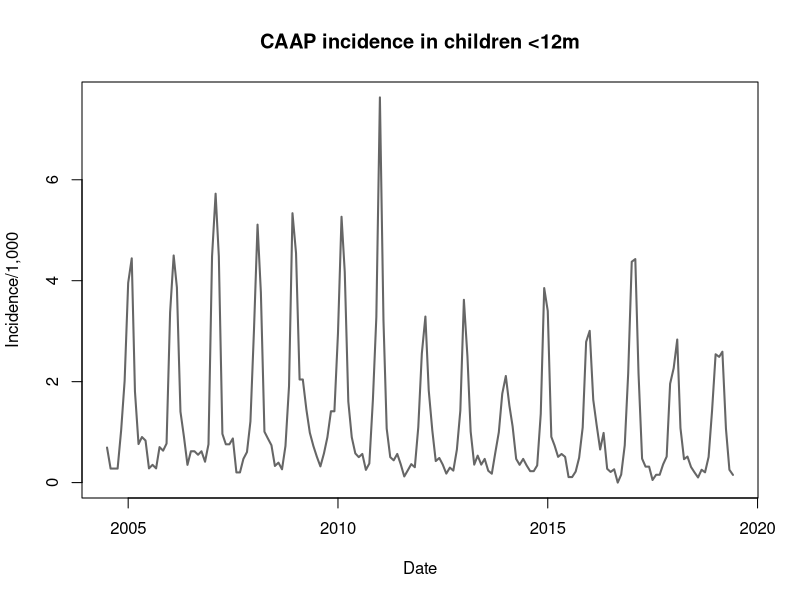
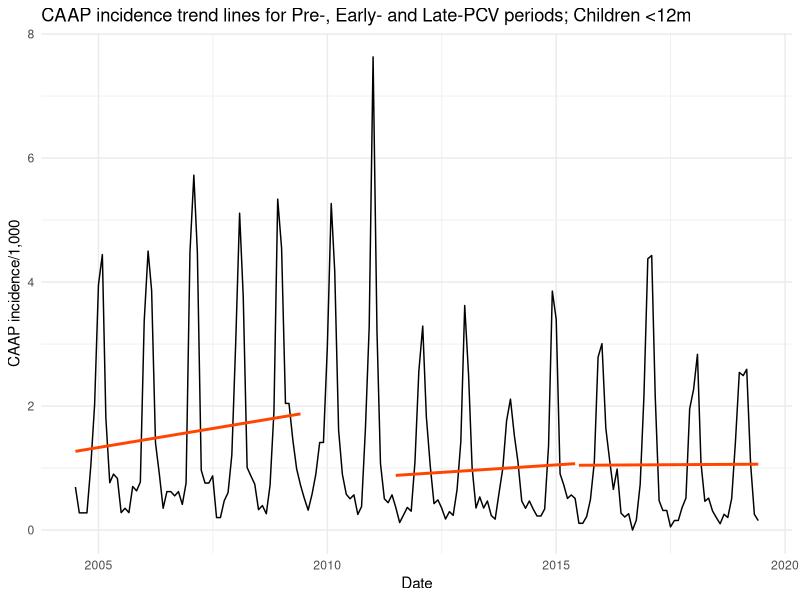
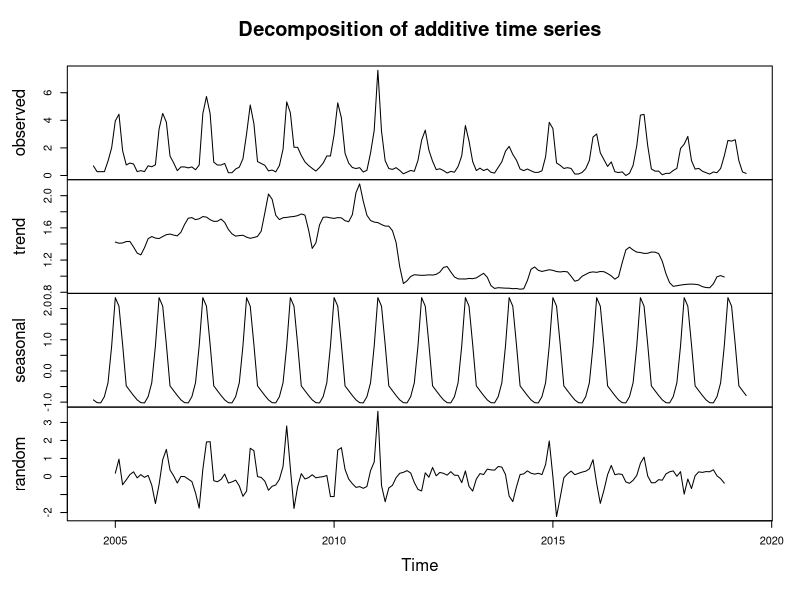
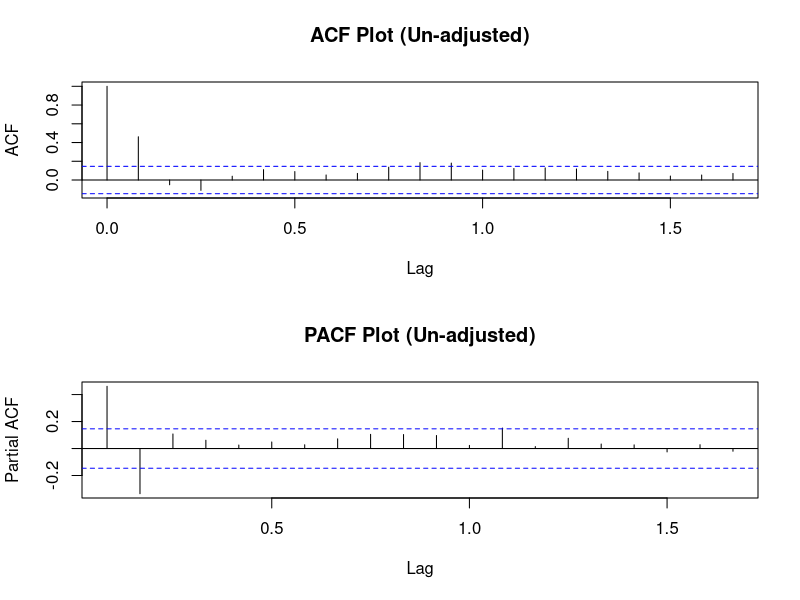
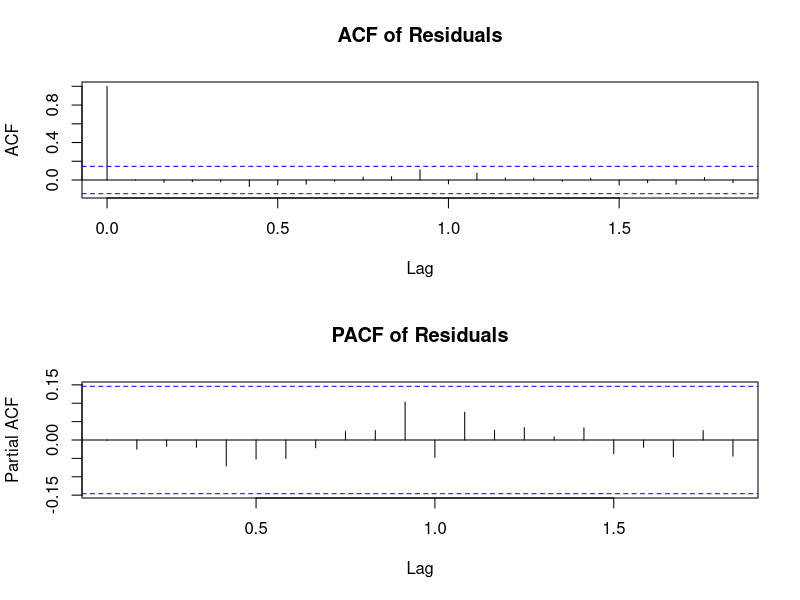
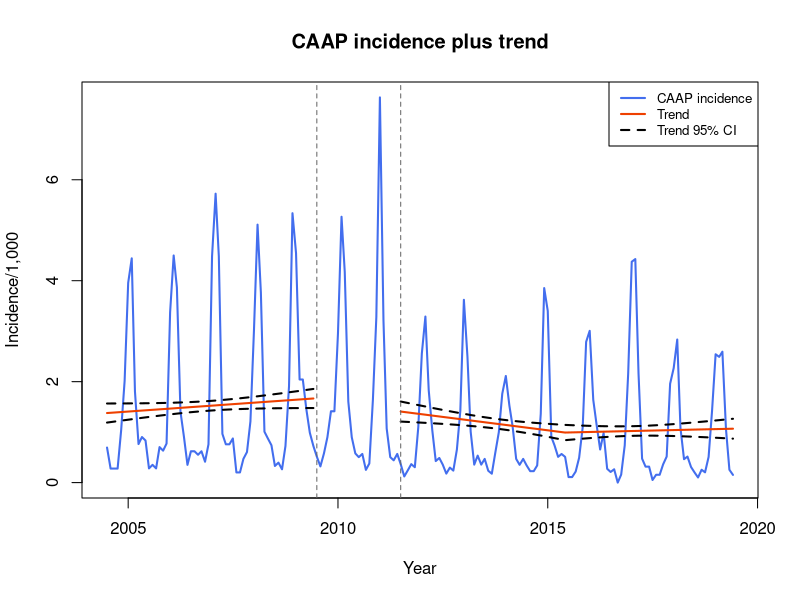
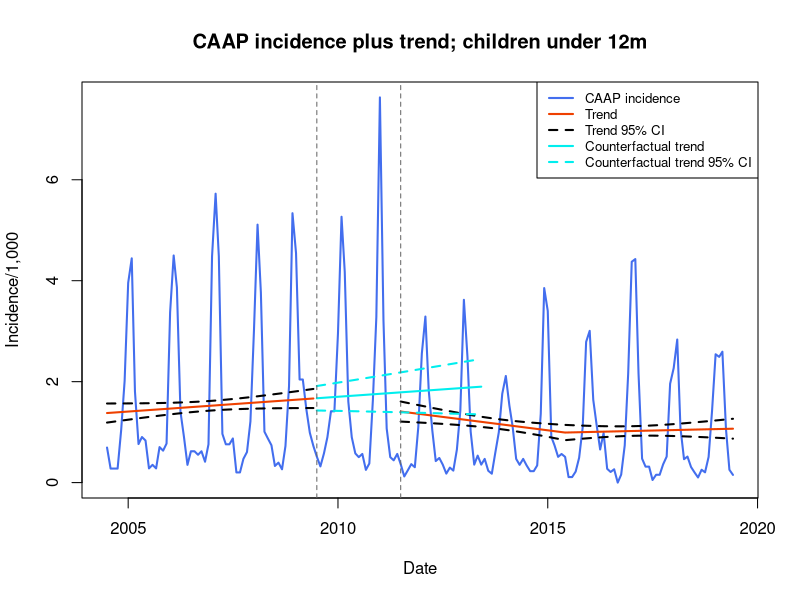

Write R code to recreate these figures, in order.

#Last date changed: 16-02-2024

library(ggplot2)
library(dplyr)
library(forecast)
library(zoo)



# Read data
CAAP_12 = read.csv("CAAP under 12 months.csv")

head(CAAP_12)

str(CAAP_12)

# Change Excel dates to R dates
CAAP_12$Date <- as.Date(CAAP_12$Date)

str(CAAP_12)

# Sort by Date
CAAP_12 <- CAAP_12[order(CAAP_12$Date),]

# Line plot of the raw data
plot(CAAP_12$Date, CAAP_12$Inc_CAAP_12, type = "l", col = "grey40", lwd = 2,
     xlab = "Date", ylab = "Incidence/1,000", main = "CAAP incidence in children <12m")

# Plot trends in the Pre-, Early- and Late-PCV periods
plot <- ggplot(data = CAAP_12, aes(x = Date, y = Inc_CAAP_12)) +
  geom_line() +
  
  # Add trend lines for Pre-, Early- and Late-PCV periods
  
  geom_smooth(data = subset(CAAP_12, Date >= as.Date("2004-07-01") & Date <= as.Date("2009-06-30")),
              method = "lm", formula = y ~ poly(x, 1), se = FALSE, color = "orangered") +
  geom_smooth(data = subset(CAAP_12, Date >= as.Date("2011-07-01") & Date <= as.Date("2015-06-30")),
              method = "lm", formula = y ~ poly(x, 1), se = FALSE, color = "orangered") +
  geom_smooth(data = subset(CAAP_12, Date >= as.Date("2015-07-01") & Date <= as.Date("2019-06-30")),
              method = "lm", formula = y ~ poly(x, 1), se = FALSE, color = "orangered") +
  
  
  labs(title = "CAAP incidence trend lines for Pre-, Early- and Late-PCV periods; Children <12m",
       x = "Date",
       y = "CAAP incidence/1,000") +
  theme_minimal()

print(plot)



# Variable first intervention (July 2011)
CAAP_12$Interv_1 <- ifelse(CAAP_12$Date >= as.Date("2004-07-01") & CAAP_12$Date < as.Date("2009-07-01"), 0,
                           ifelse(CAAP_12$Date >= as.Date("2009-07-01") & CAAP_12$Date < as.Date("2011-07-01"), NA,
                                  ifelse(CAAP_12$Date >= as.Date("2011-07-01") & CAAP_12$Date < as.Date("2019-07-01"), 1, NA)))

# Variable time from first intervention (July 2011)
CAAP_12 <- CAAP_12 %>%
  mutate(Time_Interv_1 = case_when(
    between(Date, as.Date("2004-07-01"), as.Date("2009-06-01")) ~ 0,
    between(Date, as.Date("2009-07-01"), as.Date("2011-06-01")) ~ NA_real_,
    between(Date, as.Date("2011-07-01"), as.Date("2019-06-01")) ~ row_number() - 84
  ))


# Variable time from stable CAAP incidence point (July 2015)
CAAP_12 <- CAAP_12 %>%
  mutate(Time_Interv_2 = case_when(
    between(Date, as.Date("2004-07-01"), as.Date("2009-06-01")) ~ 0,
    between(Date, as.Date("2009-07-01"), as.Date("2011-06-01")) ~ NA_real_,
    between(Date, as.Date("2011-07-01"), as.Date("2015-06-01")) ~ 0,
    between(Date, as.Date("2015-07-01"), as.Date("2019-06-01")) ~ row_number() - 132
  ))

# Convert CAAP incidence to time series object
ts_CAAP_12 <- ts(CAAP_12$Inc_CAAP_12, start = c(2004, 7), frequency = 12)

str(ts_CAAP_12)


# Decompose the time series
decomposition <- decompose(ts_CAAP_12)

# Examine the seasonal component of the time series
plot(decomposition)

# Extract the seasonal component
seasonal_component <- decomposition$seasonal

# Seasonally adjusted series
CAAP_12$seas_adj_CAAP_12 <- CAAP_12$Inc_CAAP_12 - seasonal_component



# Plot ACF and PACF un-adjusted model
par(mfrow=c(2, 1))  # Set up a 2x1 plotting grid
acf(CAAP_12$seas_adj_CAAP_12, main="ACF Plot (Un-adjusted)", lag.max=20)
pacf(CAAP_12$seas_adj_CAAP_12, main="PACF Plot (Un-adjusted)", lag.max=20)
par(mfrow=c(1, 1))



# Set the ranges for p, d, q
p_values <- 0:3
d_values <- 0:1
q_values <- 0:3

# Initialize variables for best AIC, corresponding model, and 'best' order
best_aic <- Inf
best_model <- NULL
best_order <- c(0, 0, 0)

# Create an empty data frame to store results
results_table <- data.frame(p = numeric(0), d = numeric(0), q = numeric(0), AIC = numeric(0))

# Fit ARIMA(0,0,0) model (unadjusted model)
unadjusted_model <- arima(CAAP_12$seas_adj_CAAP_12, order = c(0, 0, 0))
unadjusted_aic <- AIC(unadjusted_model)

# Store results for the unadjusted model in the data frame
results_table <- rbind(results_table, c(0, 0, 0, unadjusted_aic))

# Nested loops for grid search
for (p in p_values) {
  for (d in d_values) {
    for (q in q_values) {
      # Fit ARIMA model
      current_order <- c(p, d, q)
      current_model <- arima(CAAP_12$seas_adj_CAAP_12, order = current_order)
      
      # Calculate AIC
      current_aic <- AIC(current_model)
      
      # Store results in the data frame
      results_table <- rbind(results_table, c(p, d, q, current_aic))
      
      # Check if current AIC is lower than the best AIC
      if (current_aic < best_aic) {
        best_aic <- current_aic
        best_model <- current_model
        best_order <- current_order
      }
    }
  }
}

# Add column names to the results table
colnames(results_table) <- c("p", "d", "q", "AIC")

# Sort the results table by AIC in ascending order
results_table <- results_table[order(results_table$AIC), ]

# Print the sorted results table
print(results_table)


# Print the best model order and AIC
cat("'Best' Model Order:", best_order, "\n")
cat("Lowest AIC:", best_aic, "\n")

# Fit the best model
best_model <- arima(CAAP_12$seas_adj_CAAP_12, order = best_order)


# Plot ACF and PACF of the residuals of the best model in a single column
par(mfrow = c(2, 1))
acf(residuals(best_model), main = "ACF of Residuals")
pacf(residuals(best_model), main = "PACF of Residuals")
par(mfrow=c(1, 1))

# Box-Ljung test
residuals <- residuals(best_model)

box_ljung_test <- Box.test(residuals, type = "Ljung-Box", lag = 20)

print(box_ljung_test)



# Extract the fitted values from the arima object
fitted_CAAP_12 <- fitted(best_model)

# Add the fitted values as a new column to CAAP_12
CAAP_12$fitted_CAAP_12 <- fitted_CAAP_12

# View the updated data frame
head(CAAP_12)



# Fit linear regression through fitted values with intervention points
lin_CAAP_12 <- lm(fitted_CAAP_12 ~ Time + Time_Interv_1 + Interv_1 + Time_Interv_2, data = CAAP_12[(CAAP_12$Time<61 | CAAP_12$Time>84 ), ])
summary_lin_CAAP_12 <- summary(lin_CAAP_12)
summary_lin_CAAP_12

# Calculate predicted values and confidence intervals
pred_CAAP_12 <- predict(lin_CAAP_12, interval = "confidence", level = 0.95)

# Add predicted values and confidence intervals to the data frame
CAAP_12$pred_values <- NA
CAAP_12$lower_ci <- NA
CAAP_12$upper_ci <- NA

CAAP_12[(CAAP_12$Time < 61 | CAAP_12$Time > 84), c("pred_values", "lower_ci", "upper_ci")] <- pred_CAAP_12


head(CAAP_12)


# Plot
plot(Inc_CAAP_12 ~ Date, data = CAAP_12, type = "l", col = "royalblue2", lwd = 2, 
     main = "CAAP incidence plus trend",
     xlab = "Year", ylab = "Incidence/1,000")

# Lines for trends values
lines(CAAP_12$pred_values ~ CAAP_12$Date , col = "orangered2", lwd = 2)

# Lines for confidence intervals
lines(CAAP_12$lower_ci ~ CAAP_12$Date, col = "black", lty = 2, lwd = 2)
lines(CAAP_12$upper_ci ~ CAAP_12$Date, col = "black", lty = 2, lwd = 2)

# Lines begin & end of interim period
abline(v = as.numeric(as.Date("2009-07-01")), col = "grey40", lty = 2)
abline(v = as.numeric(as.Date("2011-07-01")), col = "grey40", lty = 2)

# Legend
legend("topright", legend = c("CAAP incidence", "Trend", "Trend 95% CI"), 
       col = c("royalblue2", "orangered2", "black"), lty = c(1, 1, 2), lwd = c(2, 2, 2), cex = 0.8)





# Subset Pre-PCV period
subset_CAAP_12 <- subset(CAAP_12, Date >= as.Date("2004-07-01") & Date <= as.Date("2009-06-30"))

# Fit the linear regression model
Pre_PCV_CAAP_12_model <- lm(subset_CAAP_12$fitted_CAAP_12 ~ Date , 
                            data = subset_CAAP_12)

# Months for the counterfactual period  (July 2009 - June 2013)
date_sequence <- seq(as.Date("2009-07-01"), as.Date("2013-06-01"), by = "months")

# Dataframe with Date variable July 2009 through June 2013
counterfact_dates <- data.frame(
  Date = date_sequence
)

# predictions for the counterfactual period
predicted_values <- predict(Pre_PCV_CAAP_12_model, newdata = counterfact_dates, interval = "confidence", level = 0.95)

# Temporary data frame with the counterfactual trend and confidence intervals
counterfact_data_CAAP_12 <- data.frame(
  Date = counterfact_dates,
  Pred_counterfact_CAAP_12 = predicted_values[, 1],
  Counterfact_Lower_CI = predicted_values[, 2],
  Counterfact_Upper_CI = predicted_values[, 3]
)

# Merge counterfactual data frame with original data frame
CAAP_12 <- merge(CAAP_12, counterfact_data_CAAP_12, by = "Date", all.x = TRUE)



# Plot
plot(Inc_CAAP_12 ~ Date, data = CAAP_12, type = "l", col = "royalblue2", lwd = 2, 
     main = "CAAP incidence plus trend; children under 12m",
     xlab = "Date", ylab = "Incidence/1,000")

# Lines for trends values
lines(CAAP_12$pred_values ~ CAAP_12$Date , col = "orangered2", lwd = 2)

# Lines for confidence intervals
lines(CAAP_12$lower_ci ~ CAAP_12$Date, col = "black", lty = 2, lwd = 2)
lines(CAAP_12$upper_ci ~ CAAP_12$Date, col = "black", lty = 2, lwd = 2)

# Line for counterfactual trend
lines(CAAP_12$Pred_counterfact_CAAP_12 ~ CAAP_12$Date , col = "cyan2", lwd = 2)

# Lines for counterfactual trend confidence intervals
lines(CAAP_12$Counterfact_Lower_CI ~ CAAP_12$Date, col = "cyan2", lty = 2, lwd = 2)
lines(CAAP_12$Counterfact_Upper_CI ~ CAAP_12$Date, col = "cyan2", lty = 2, lwd = 2)

# Lines begin & end of interim period
abline(v = as.numeric(as.Date("2009-07-01")), col = "grey40", lty = 2)
abline(v = as.numeric(as.Date("2011-07-01")), col = "grey40", lty = 2)

# Legend
legend("topright", legend = c("CAAP incidence", "Trend", "Trend 95% CI", "Counterfactual trend", "Counterfactual trend 95% CI"), 
       col = c("royalblue2", "orangered2", "black", "cyan2", "cyan2"), lty = c(1, 1, 2, 1, 2), lwd = c(2, 2, 2, 2, 2), cex = 0.8)